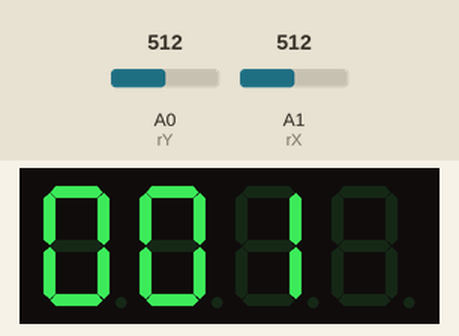
A sketch run on a simulated Arduino Uno, built with avr-gcc and run on an emulated ATmega328P. On the bench: 4-digit seven-segment display. Wiring (inferred from the names in the program): 4-digit 7-segment display, segments lit when HIGH: segments pin 12, pin 8, pin 5, pin 3, pin 2, pin 11, pin 6; digit selects pin 7, pin 9, pin 10, pin 13. Inputs (shaded band) come from the test bench; at power-on: A0 (rY) = 512, A1 (rX) = 512. The segment pins are drawn as the display they are named for; what the sketch prints to the serial monitor is not drawn.

Above: at 1.2 s.
1.3 s: A0 (rY) set to 610
At 2.1 s:
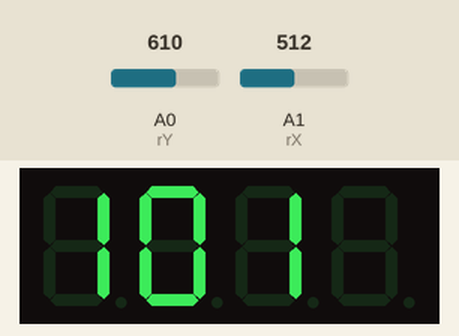
Timing chart, 0 to 4.3 s (numbered marks = the images above; inputs shaded):
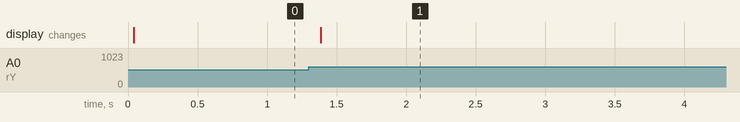

Measured:
- after the input at 1.3 s, the display: changes after 0.08 s (image 1)

The sketch:

4segment_xyswitch_control.ino
```cpp
const int pinA = 12;
const int pinB = 8;
const int pinC = 5;
const int pinD = 3;
const int pinE = 2;
const int pinF = 11;
const int pinG = 6;
const int pinDP = 4;
const int pinD1 = 7;
const int pinD2 = 9;
const int pinD3 = 10;
const int pinD4 = 13;

const int segSize = 8;

const int noOfDisplays = 4;
const int noOfDigits = 10;

int dpState = LOW;


// segments array, similar to before
int segments[segSize] = {
  pinA, pinB, pinC, pinD, pinE, pinF, pinG, pinDP
};
// digits array, to switch between them easily
int digits[noOfDisplays] = {
  pinD1, pinD2, pinD3, pinD4
 };

byte digitMatrix[noOfDigits][segSize - 1] = {
// a  b  c  d  e  f  g
  {1, 1, 1, 1, 1, 1, 0}, // 0
  {0, 1, 1, 0, 0, 0, 0}, // 1
  {1, 1, 0, 1, 1, 0, 1}, // 2
  {1, 1, 1, 1, 0, 0, 1}, // 3
  {0, 1, 1, 0, 0, 1, 1}, // 4
  {1, 0, 1, 1, 0, 1, 1}, // 5
  {1, 0, 1, 1, 1, 1, 1}, // 6
  {1, 1, 1, 0, 0, 0, 0}, // 7
  {1, 1, 1, 1, 1, 1, 1}, // 8
  {1, 1, 1, 1, 0, 1, 1}  // 9
};

const int rX = A1;
const int rY = A0;
const int SW = 1;

int xVal = 0;
int yVal = 0;
int swVal = 0;

bool joystickMovedX=false;
bool joystickMovedY=false;
int minThreshold=400;
int maxThreshold=600;

void displayNumber(byte digit, byte decimalPoint) {
  for (int i = 0; i < segSize - 1; i++) {
    digitalWrite(segments[i], digitMatrix[digit][i]);
  }

  // write the decimalPoint to DP pin
  digitalWrite(segments[segSize - 1], decimalPoint);
}

// activate the display no. received as param
void showDigit(int num) {
  for (int i = 0; i < noOfDisplays; i++) {
    digitalWrite(digits[i], HIGH);
  }
  digitalWrite(digits[num], LOW);
}


void setup() {
  for (int i = 0; i < segSize - 1; i++)
  {
    pinMode(segments[i], OUTPUT);
  }
  for (int i = 0; i < noOfDisplays; i++)
  {
    pinMode(digits[i], OUTPUT);
  }

  pinMode(rX, INPUT);
  pinMode(rY, INPUT);
  pinMode(SW, INPUT_PULLUP);

  Serial.begin(9600);
}

int currentNumber = 100;
int myDigit = 2;
int aux=1;
int auxNoUpdate = 1;

void loop() {

 xVal = analogRead(rX);
  yVal = analogRead(rY);
  swVal = digitalRead(SW);

  Serial.println(swVal);
  if(swVal == LOW)
  {
    aux = auxNoUpdate;
  }

  int number;
  int digit;
  int lastDigit;
//  Serial.println(currentNumber);

  number = currentNumber;
  digit=0;

  while (number != 0) {
    lastDigit = number % 10;  // get the last digit
    showDigit(digit);
    displayNumber(lastDigit, HIGH);
    // increase this delay to see multiplexing in action. At about 100 it becomes obvious
    delay(5);
    digit++;              // move to next display
    number = number / 10;
  }

  if(xVal>maxThreshold&&joystickMovedX==false)
  {
    auxNoUpdate/=10;
    joystickMovedX=true;
    if(auxNoUpdate<1)
     {
      auxNoUpdate=1000;
     }
  }

  if(xVal<minThreshold&&joystickMovedX==false)
  {
     auxNoUpdate*=10;
    joystickMovedX=true;
    if(auxNoUpdate>1000)
    {
      auxNoUpdate=1;
    }
  }
  if(xVal<=maxThreshold&&xVal>=minThreshold)
  {
    joystickMovedX=false;
  }


  if(yVal>maxThreshold&&joystickMovedY==false)
  {
    auxNoUpdate = aux;

    currentNumber+=aux;
    if(currentNumber>9999)
    {
      currentNumber=0;
    }
    joystickMovedY=true;
  }

  if(yVal<minThreshold&&joystickMovedY==false)
  {
    auxNoUpdate = aux;

     currentNumber-=aux;
    if(currentNumber<0)
    {
      currentNumber=9999;
    }
    joystickMovedY=true;
  }
  if(yVal<=maxThreshold&&yVal>=minThreshold)
  {
    joystickMovedY=false;
  }

//  // increment the number
//  if (millis() - lastIncreasing >= delayCounting) {
//    currentNumber = (currentNumber + 1) % 10000;
//    lastIncreasing = millis();
//  }
}
```
